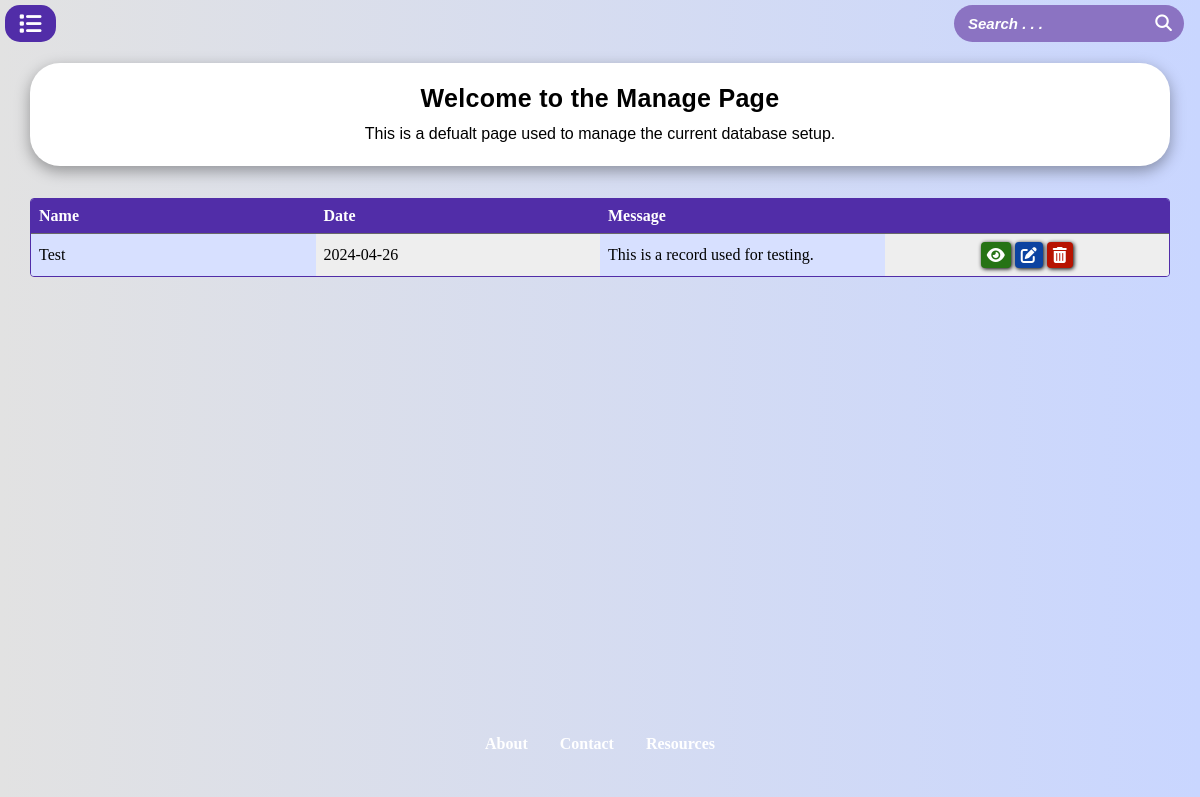
The app's page /manage/, older data.
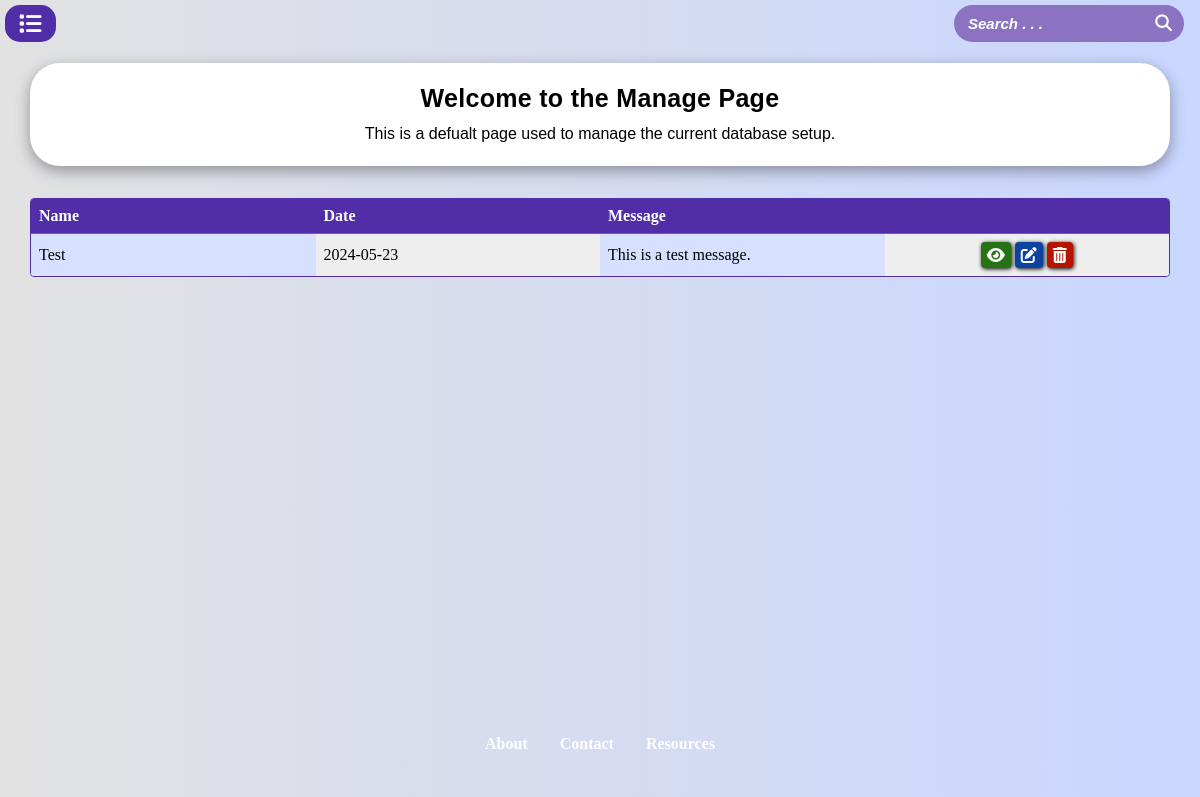
The same page, newer data.
### app/models/models.py (models this page shows, shortened)
class Models(db.Model):
    __tablename__ = 'Models'
    id = db.Column(db.Integer, primary_key=True)
    name = db.Column(db.String(50), nullable=False)
    date = db.Column(db.Date)
    message = db.Column(db.Text)

### app/manage/routes.py (the view)
@bp.route('/')
def index():
    try:
        data = Models.query.all()
        return render_template('./manage/manage.html', nav_id="manage-page", data=data)
    except Exception as e:
        LOGGER.error(f"An error occured when loading management page: {e}")
        return redirect(url_for('main.index'))

### app/templates/manage/manage.html (shortened to what this page needs)
{% extends "base.html" %}
{% block content %}
<div class="topic shadow">
    <div class="title center-txt">Welcome to the Manage Page</div>
    <div class="description center-txt" id="tutorial-description">
        This is a defualt page used to manage the current database setup.
    </div>
</div>
<div class="info-table">
    <table class="shadow">
        <thead>
            <tr>
                <th class="left-txt">Name</th>
                <th class="left-txt">Date</th>
                <th class="left-txt">Message</th>
                <th></th>
            </tr>
        </thead>
        <tbody>
            {% for row in data %}
            <tr>
                <td class="info-cell">{{ row.name | escape }}</td>
                <td class="info-cell">{{ row.date | escape }}</td>
                <td class="info-cell">{{ row.message | escape }}</td>
                <td class="action-cells">
                    <div class="action-links">
                        <a class="action-cell view-cell" href="{{ url_for('manage.view', id=row.id) | escape }}">
                            <i class="fa-solid fa-eye icon-btn"></i>
                        </a>
                        <a class="action-cell edit-cell" href="{{ url_for('manage.update_info', id=row.id) | escape }}">
                            <i class="fa-solid fa-pen-to-square icon-btn"></i>
                        </a>
                        <a class="action-cell delete-cell" href="#" data-record="{{ row.id | escape }}">
                            <i class="fa-solid fa-trash-can icon-btn"></i>
                        </a>
                    </div>
                </td>
            </tr>
            {% endfor %}
        </tbody>
    </table>
</div>
{% endblock %}

### app/templates/base.html (shortened to what this page needs)
<!DOCTYPE html>
<html lang="en">
    <head>
        <link rel="stylesheet" type="text/css" href="{{ url_for('static', filename='css/base.css') }}">
        <link rel="stylesheet" href="https://cdnjs.cloudflare.com/ajax/libs/font-awesome/6.5.2/css/all.min.css">
    </head>
    <body>
        <div id="nav-bar">
            <nav class="mobile-nav-bar">
                <div>
                    <div class="nav-icon dropbtn nav-tile active">
                    </div>
                </div>
            </nav>
            <div class="search-container">
                <form class="category-search" action="#" method="#">
                    <div class="search-wrapper">
                        <input type="text" class="search" id="search" name="search" placeholder="Search . . ." autocomplete="off">
                        <button class="search-btn" type="submit">
                        </button>
                    </div>
                </form>
            </div>
        </div>
        <div class="content">
            <div class="topics">
                <div class="main-topics">
                    {% block content %}{% endblock %}
                </div>
                <div class="footer-tile">
                    <footer class="footer" id="foot">
                        <a class="info" id="about" href="{{  url_for('main.index')  }}">About</a>
                        <a class="info" id="contact" href="{{  url_for('main.index')  }}">Contact</a>
                        <a class="info" id="resources" href="{{  url_for('main.index')  }}">Resources</a>
                    </footer>
                </div>
            </div>
        </div>
    </body>
</html>

### app/static/css/base.css (style rules this page uses)
* { padding: 0; margin: 0; box-sizing: border-box; }
body { background-color: #212121; font-family: 'Times New Roman', Times, serif; width: 100%; min-height: 100vh; position: relative; display: flex; flex-direction: column; background-color: #c9d6ff; background: linear-gradient(to right, #e2e2e2, #c9d6ff); }
.center-txt { text-align: center; }
.left-txt { text-align: left; }
.shadow { box-shadow: 0 5px 15px rgba(0, 0, 0, 0.35); }
#nav-bar { display: flex; flex-direction: row; }
.mobile-nav-bar { display: none; }
.nav-icon { padding: 10px; margin: 5px; border-radius: 8px; max-width: fit-content; }
.nav-tile { display: block; position: relative; padding: 10px 14px; margin: 5px; font-size: 15px; font-family: Arial, sans-serif; font-weight: bold; text-decoration: none; border-radius: 15px; color: #000; }
.active { background: #512da8; color: #FFFFFF; }
.search-container { margin: 5px 1rem 5px auto; display: flex; justify-content: center; border-radius: 30px; position: relative; height: inherit; }
.search-wrapper { position: relative; display: flex; align-items: center; }
#search { border: none; border-radius: 30px; padding: 10px 14px; font-size: 15px; font-weight: bold; font-style: italic; background-color: #8b73c2; color: #FFFFFF; outline: none; }
#search::placeholder { color: #FFFFFF; }
.search-btn { position: absolute; right: 0; background-color: inherit; border: none; border-radius: 90px; padding: 8px 12px; height: 100%; }
.content { display: flex; flex-direction: row; width: 100%; min-height: calc(100vh - 46px); height: inherit; }
.topics { width: 70%; display: flex; flex-direction: column; align-items: center; justify-content: center; }
.main-topics { display: flex; flex-direction: column; width: 95%; align-items: center; justify-content: center; }
@media screen and (max-width: 1240px) { .topics { width: 100%; } }
@media screen and (max-width: 1240px) { .mobile-nav-bar { display: flex; flex-direction: column; } }
.topic { background-color: #FFFFFF; border-radius: 30px; display: flex; flex-direction: column; align-items: center; width: 100%; margin: 1rem 0; padding: 1rem 0; }
.title { color: #000; font-size: 25px; font-family: Arial, sans-serif; font-style: normal; font-weight: bold; letter-spacing: 0.3px; padding: 5px; width: 100%; }
.description { color: #000; font-family: Arial, sans-serif; padding: 0 1rem; line-height: 2rem; }
.info-table { width: 100%; margin: 1rem 0; border: 1px solid #512da8; border-radius: 4px; overflow: hidden; }
table { width: 100%; table-layout: fixed; border-collapse: collapse; color: #000; }
th, td { border-bottom: 1px solid #696969; padding: 8px; }
th { background-color: #512da8; color: #FFFFFF }
td:nth-child(odd) { background-color: #d7e0ff; }
td:nth-child(even) { background-color: #eeeeee; }
tr:last-child td { border-bottom: none; }
.info-cell { white-space: nowrap; overflow: hidden; text-overflow: ellipsis; }
.action-cells { justify-content: space-around; }
.action-links { display: flex; justify-content: center; min-width: 6rem; }
.action-cell { text-decoration: none; padding: 3px; margin: 0 2px; border-radius: 4px; color: #FFFFFF; box-shadow: 1px 1px 4px #000; }
.view-cell { background-color: #267315; }
.edit-cell { background-color: #0c43a1; }
.delete-cell, .dlt-cell { background-color: #b71301; }
.icon-btn { width: 100%; padding: 2px 3px; }
.footer-tile { background-color: inherit; bottom: 0; width: 100%; height: fit-content; padding:1rem; padding: 5rem 0 2rem 0; margin-top: auto; }
.footer { display: flex; flex-direction: row; justify-content: center; }
.info { text-decoration: none; position: relative; color: #FFFFFF; font-weight: bold; padding: 1rem; }
.info:not(:last-child)::after { content: ""; position: absolute; top: 50%; left: 100%; transform: translateY(-50%); height: 80%; }

Row changes from the older to the newer data that the page shows:
changed Models "Test": date "2024-04-26" → "2024-05-23"; message "This is a record used for testing." → "This is a test message."
